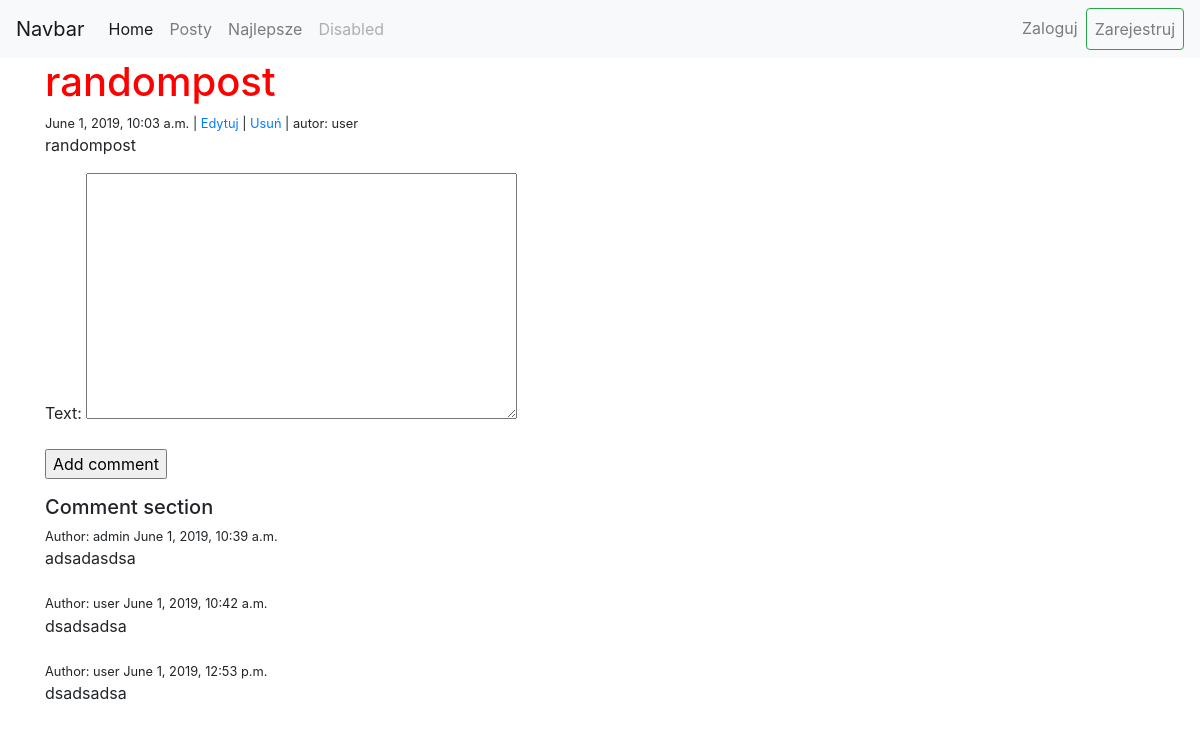
The app's page /posts/12 with its own data.
### wykop/posts/models.py (models this page shows, shortened)
class Post(models.Model):
    title = models.CharField(default='', max_length=150)
    text = models.TextField(default='')
    created = models.DateTimeField(auto_now_add=True)
    author = models.ForeignKey(User, deletion.PROTECT)
    image = models.ImageField(upload_to='post_images/', blank=True)
    video = EmbedVideoField(null=True,blank=True)

class Comment(TimeStampedModel):
    post = models.ForeignKey(Post,deletion.PROTECT,related_name='comments')
    user = models.ForeignKey(User,deletion.PROTECT, related_name='comments')
    text = models.TextField(default='')

### wykop/accounts/models.py (models this page shows)
class User(AbstractUser):
    banned = models.BooleanField(default=False)

### wykop/posts/views.py (the view)
# urls.py: path('<int:pk>', PostDetail.as_view(), name='detail'),
class PostDetail(DetailView):
    template_name = 'posts/detail.html'
    model = Post
    def get_context_data(self, **kwargs):
        data = super().get_context_data(**kwargs)
        data['title'] = self.object.title
        data['comment_form'] = CommentForm()
        return data

### wykop/posts/forms.py
class CommentForm(ModelForm):
    class Meta:
        model = Comment
        fields = ['text']

### wykop/posts/templates/posts/detail.html (shortened to what this page needs)
{% extends "base.html" %}
{% block content %}
    <small>{{ object.created|date }}, {{ object.created|time }} | <a href="{% url 'posts:update' pk=object.pk %}">Edytuj</a> |
    <a href="{% url 'posts:delete' pk=object.pk %}">Usuń</a> |
    {% if object.author.banned %}
        <span class="banned"> autor: {{ object.author }} </span>
    {% else %}
        <span> autor: {{ object.author }} </span>
    {% endif %}
    </small>
    <p>{{ object.text }}</p>
    {% load embed_video_tags %}
    {% if object.author.banned %}
        <form method="POST" action="{% url 'posts:comment' object.pk %}">
        {% csrf_token %}
        {{ comment_form.as_p }}
        <input type="submit" value="Add comment" disabled>
        </form>
    {% else %}
         <form method="POST" action="{% url 'posts:comment' object.pk %}">
        {{ comment_form.as_p }}
        <input type="submit" value="Add comment">
        </form>
    {% endif %}
    <h5>Comment section</h5>
    {% for comment in object.comments.all %}
        {% include "posts/comment.html" %}
    {% endfor %}
{% endblock %}

### wykop/posts/templates/base.html (shortened to what this page needs)
{% load static %}
<html>
<head>
  <link rel="stylesheet" type="text/css" href="{% static 'main.css' %}">
  <link rel="stylesheet" href="https://stackpath.bootstrapcdn.com/bootstrap/4.3.1/css/bootstrap.min.css">
</head>
<body>
  <nav class="navbar navbar-expand-lg navbar-light bg-light">
    <a class="navbar-brand" href="#">Navbar</a>
    <div class="collapse navbar-collapse" id="navbarSupportedContent">
      <ul class="navbar-nav mr-auto">
        <li class="nav-item active">
          <a class="nav-link" href="#">Home <span class="sr-only">(current)</span></a>
        </li>
        <li class="nav-item">
          <a class="nav-link" href="{% url 'posts:list' %}">Posty</a>
        </li>
        <li class="nav-item">
          <a class="nav-link" href="{% url 'posts:top-list' %}">Najlepsze</a>
        </li>
        <li class="nav-item">
          <a class="nav-link disabled" href="#" tabindex="-1" aria-disabled="true">Disabled</a>
        </li>
      </ul>
      <ul class="navbar-nav">
        {% if request.user.is_authenticated %}
        <li class="nav-item dropdown">
          <a class="nav-link dropdown-toggle" href="#" id="navbarDropdown" role="button" data-toggle="dropdown" aria-haspopup="true" aria-expanded="false">
            Witaj, {{ request.user }}
          </a>
          <div class="dropdown-menu dropdown-menu-right" aria-labelledby="navbarDropdown">
            <a class="dropdown-item" href="{% url 'accounts:logout' %}">Wyloguj</a>
          </div>
        </li>
        {% else %}
        <li class="nav-item">
          <a class="nav-link" href="{% url 'accounts:login' %}">Zaloguj</a>
        </li>
        <li class="nav-item">
          <a class="nav-link btn btn-outline-success" href="{% url 'accounts:register' %}">Zarejestruj</a>
        </li>
        {% endif %}
      </ul>
    </div>
  </nav>
  <div class="container">
    <div class="row">
      <div class="col">
        {% block header %}<h1>{{ title }}</h1>{% endblock %}
        {% block content %}{% endblock %}
      </div>
    </div>
  </div>
</body>
</html>

### wykop/posts/templates/posts/comment.html
<small> Author: {{comment.user}} {{ comment.created|date }}, {{ comment.created|time }} </small><br>
        {{ comment.text }}<br><br>

### assets/main.css (style rules this page uses)
h1 { color: red; }

### records on screen
Post: title "randompost", created "June 1, 2019", created "10:03 a.m.", author "user", text "randompost"
Comment: user "admin", created "June 1, 2019", created "10:39 a.m.", text "adsadasdsa"
Comment: user "user", created "June 1, 2019", created "10:42 a.m.", text "dsadsadsa"
Comment: user "user", created "June 1, 2019", created "12:53 p.m.", text "dsadsadsa"
